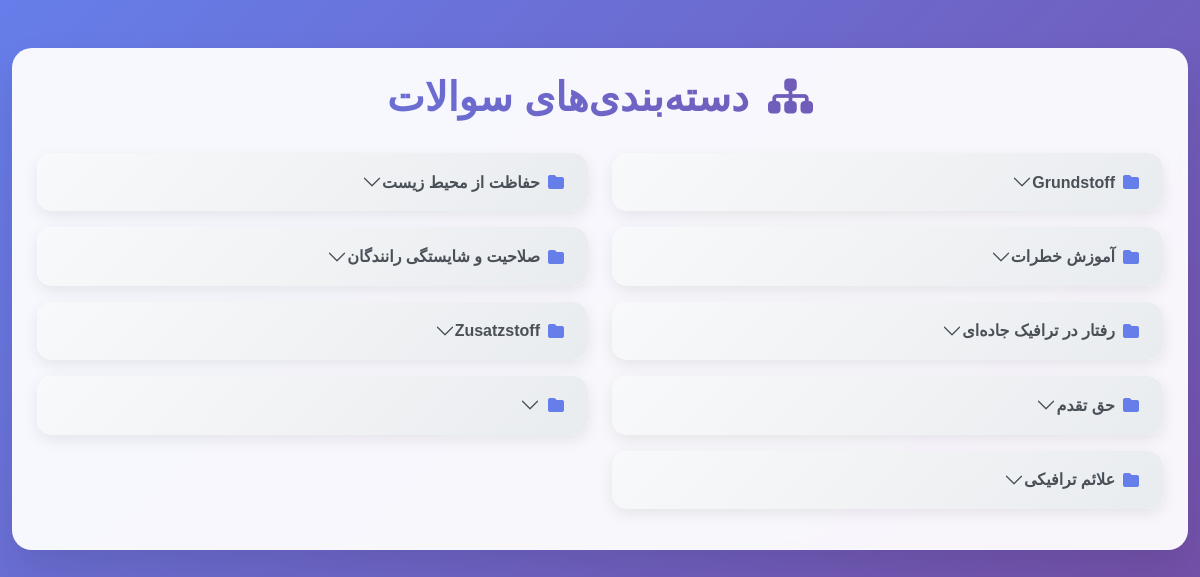
The page /admin/practice/categories.php on the database its author committed.
### tables this page shows
CREATE TABLE IF NOT EXISTS `categories` (
  `id` int NOT NULL,
  `title` varchar(255) NOT NULL,
  `title_en` varchar(255) DEFAULT NULL,
  `index_code` varchar(50) NOT NULL,
  `parent_id` int DEFAULT NULL,
  `question_count` int DEFAULT '0',
  `category_type` tinyint NOT NULL COMMENT '0=Grundstoff, 1=Zusatzstoff',
  `level` tinyint NOT NULL DEFAULT '1' COMMENT 'سطح دسته‌بندی',
  `created_at` timestamp NULL DEFAULT CURRENT_TIMESTAMP,
  PRIMARY KEY (`id`),
  KEY `idx_parent_id` (`parent_id`),
  KEY `idx_category_type` (`category_type`),
  KEY `idx_index_code` (`index_code`),
  KEY `idx_level` (`level`)
);

### admin/practice/categories.php (the view, shortened to what this page needs)
<?php
$host = 'localhost';
$db   = 'question_answer';
$user = 'root';
$pass = '';
$charset = 'utf8mb4';
$dsn = "mysql:host=$host;dbname=$db;charset=$charset";
$options = [
    PDO::ATTR_ERRMODE            => PDO::ERRMODE_EXCEPTION,
    PDO::ATTR_DEFAULT_FETCH_MODE => PDO::FETCH_ASSOC,
    PDO::ATTR_EMULATE_PREPARES   => false,
];
try {
    $pdo = new PDO($dsn, $user, $pass, $options);
} catch (\PDOException $e) {
    die("Connection failed: " . $e->getMessage());
}
$stmt = $pdo->query("SELECT * FROM categories ORDER BY index_code");
$categories = $stmt->fetchAll(PDO::FETCH_ASSOC);
$tree = [];
foreach ($categories as $cat) {
    if ($cat['parent_id'] == null) {
        $tree[$cat['id']] = $cat;
        $tree[$cat['id']]['children'] = [];
    }
}
foreach ($categories as $cat) {
    if ($cat['level'] == 1) {
        $tree[$cat['parent_id']]['children'][$cat['id']] = $cat;
        $tree[$cat['parent_id']]['children'][$cat['id']]['children'] = [];
    }
}
$treeArray = array_values($tree);
$halfCount = ceil(count($treeArray) / 2);
$firstColumn = array_slice($treeArray, 0, $halfCount);
$secondColumn = array_slice($treeArray, $halfCount);
?>
<!DOCTYPE html>
<html lang="fa" dir="rtl">
<head>
    <link href="https://cdn.jsdelivr.net/npm/bootstrap@5.3.2/dist/css/bootstrap.min.css" rel="stylesheet">
    <link href="https://cdnjs.cloudflare.com/ajax/libs/font-awesome/6.4.0/css/all.min.css" rel="stylesheet">
</head>
<body>
    <div class="container-fluid py-5">
        <div class="main-container p-4 mx-auto fade-in">
            <h1 class="page-title">
                <i class="fas fa-sitemap category-icon"></i>
                دسته‌بندی‌های سوالات
            </h1>
            <div class="row">
                <div class="col-12 col-md-6">
                    <div class="accordion" id="firstColumnAccordion">
                        <?php foreach ($firstColumn as $index => $rootCat): ?>
                            <div class="accordion-item">
                                <h2 class="accordion-header" id="heading1_<?= $rootCat['id'] ?>">
                                    <button class="accordion-button collapsed" type="button" data-bs-toggle="collapse"
                                            data-bs-target="#collapse1_<?= $rootCat['id'] ?>" aria-expanded="false">
                                        <i class="fas fa-folder category-icon"></i>
                                        <?= htmlspecialchars($rootCat['title']) ?>
                                    </button>
                                </h2>
                            </div>
                        <?php endforeach; ?>
                    </div>
                </div>
                <div class="col-12 col-md-6">
                    <div class="accordion" id="secondColumnAccordion">
                        <?php foreach ($secondColumn as $index => $rootCat): ?>
                            <div class="accordion-item">
                                <h2 class="accordion-header" id="heading2_<?= $rootCat['id'] ?>">
                                    <button class="accordion-button collapsed" type="button" data-bs-toggle="collapse"
                                            data-bs-target="#collapse2_<?= $rootCat['id'] ?>" aria-expanded="false">
                                        <i class="fas fa-folder category-icon"></i>
                                        <?= htmlspecialchars($rootCat['title']) ?>
                                    </button>
                                </h2>
                            </div>
                        <?php endforeach; ?>
                    </div>
                </div>
            </div>
        </div>
    </div>
</body>
</html>

### admin/practice/categories.php (style rules this page uses)
body { background: linear-gradient(135deg, #667eea 0%, #764ba2 100%); min-height: 100vh; font-family: 'Tahoma', sans-serif; }
.main-container { background: rgba(255, 255, 255, 0.95); border-radius: 20px; box-shadow: 0 20px 40px rgba(0, 0, 0, 0.1); backdrop-filter: blur(10px); border: 1px solid rgba(255, 255, 255, 0.2); }
.page-title { background: linear-gradient(45deg, #667eea, #764ba2); -webkit-background-clip: text; -webkit-text-fill-color: transparent; background-clip: text; font-weight: bold; text-align: center; margin-bottom: 2rem; font-size: 2.5rem; }
.accordion-item { border: none; margin-bottom: 1rem; border-radius: 15px !important; overflow: hidden; box-shadow: 0 5px 15px rgba(0, 0, 0, 0.08); transition: all 0.3s ease; }
.accordion-button { background: linear-gradient(135deg, #f8f9fa 0%, #e9ecef 100%); border: none; font-weight: 600; color: #495057; padding: 1.2rem 1.5rem; border-radius: 15px !important; transition: all 0.3s ease; }
.category-icon { margin-left: 0.5rem; color: #667eea; }
.fade-in { animation: fadeIn 0.6s ease-in; }

### rows shown on the page
categories: title "Grundstoff"
categories: title "آموزش خطرات"
categories: title "رفتار در ترافیک جاده‌ای"
categories: title "حق تقدم"
categories: title "علائم ترافیکی"
categories: title "حفاظت از محیط زیست"
categories: title "صلاحیت و شایستگی رانندگان"
categories: title "Zusatzstoff"
